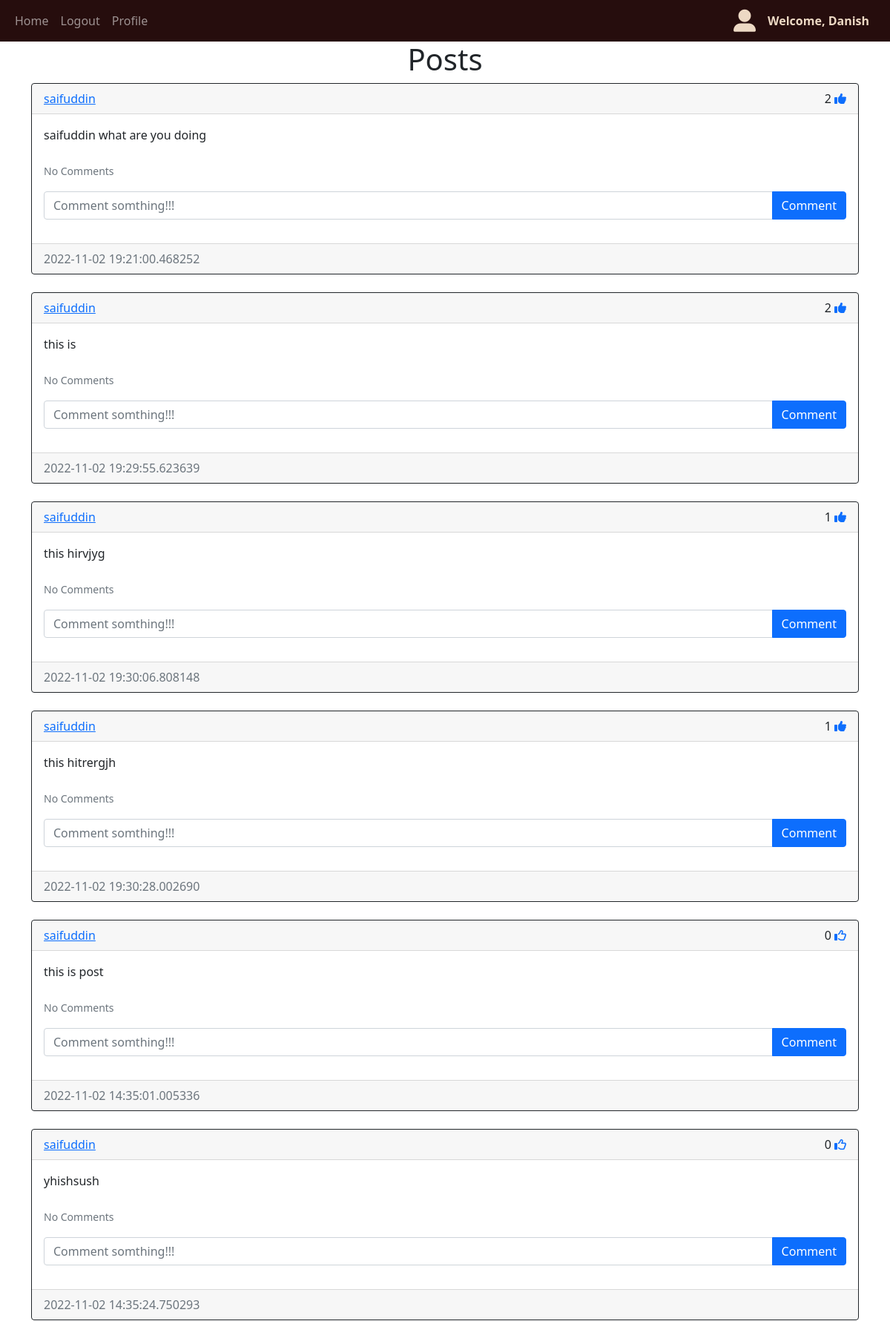
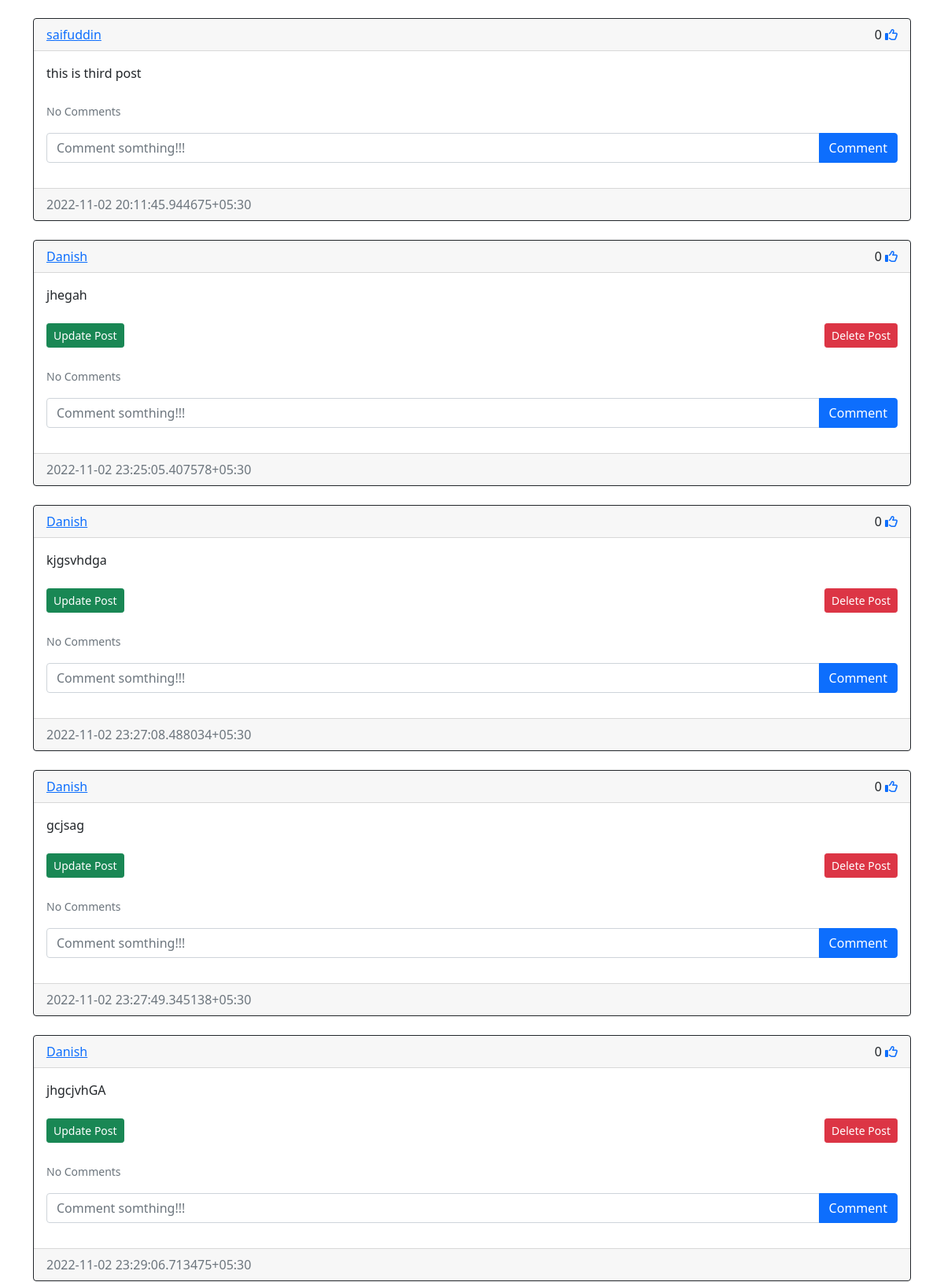
The app's page / (signed in, upper part) with its own data (2 pictures, top to bottom).
### Blog_app/models.py (models this page shows)
class User(db.Model,UserMixin):
    id = db.Column(db.Integer,primary_key =True , autoincrement=True)
    email = db.Column(db.String(120),unique = True)
    username = db.Column(db.String(120),unique = True)
    password = db.Column(db.String(120),unique = True)
    contact = db.Column(db.String(15),unique = True)
    data_created =db.Column(db.String(20))
    posts = db.relationship('Post',backref ='user',passive_deletes = True)
    comments = db.relationship('Comment',backref ='user',passive_deletes = True)
    likes = db.relationship('Like',backref ='user',passive_deletes = True)

class Post(db.Model):
    id = db.Column(db.Integer, primary_key=True, autoincrement=True)
    text = db.Column(db.Text, nullable=False)
    date_created = db.Column(db.String(20))
    author = db.Column(db.Integer, db.ForeignKey(
        'user.id', ondelete="CASCADE"), nullable=False)
    comments = db.relationship('Comment',backref ='post',passive_deletes = True)
    likes = db.relationship('Like',backref ='post',passive_deletes = True)

### Blog_app/show.py (the view)
@show.route("/")
@login_required
def index():
    posts = Post.query.all()
    return render_template('index.html', user = current_user, posts = posts)

### Blog_app/__init__.py (called while the page is built)
def create_app():
    app = Flask(__name__)
    app.config['SECRET_KEY'] = "@hello123"
    app.config['SQLALCHEMY_DATABASE_URI'] = f'sqlite:///{DATABASE}'
    db.init_app(app)
    from .show import show
    from .validation import validation
    app.register_blueprint(show, url_prefix = "/")
    app.register_blueprint(validation, url_prefix = "/")
    from . models import User,Post,Comment,Like
    create_database(app)
    login_manager = LoginManager()
    login_manager.login_view = "validation.login"
    login_manager.init_app(app)
    @login_manager.user_loader
    def load_user(id):
        return User.query.get(int(id))
    return app

### Blog_app/templates/index.html (shortened to what this page needs)
{% extends "post_div.html" %}

### Blog_app/templates/post_div.html (shortened to what this page needs)
{% extends "base.html" %}
{% block contant %}
<h1 align="center">{% block header %}Posts{% endblock %}</h1>
<div id="posts">
  {% for post in posts %}
  <div class="card border-dark ">
    <div class="card-header d-flex justify-content-between align-item-center">
      <a href="/posts/{{post.user.username}}">{{post.user.username}}</a>
      <div>
        {{post.likes|length}}
        {% if user.id in post.likes|map(attribute="author")|list %}
        <a href="/like-post/{{post.id}}"><i class="fas fa-thumbs-up"></i></a>
        {% else %}
        <a href="/like-post/{{post.id}}"><i class="far fa-thumbs-up"></i></a>
        {% endif %}
      </div>
    </div>
    <div class="card-body">
      <div class="card-text ">{{post.text}}</div>
      <br />
      {% if user.id == post.author %}
      <div class = "row mb-4" >
        <div class="col-md-10">
          <a data-bs-toggle="collapse" href="#abcd" class="btn btn-success btn-sm">Update Post</a>
        </div>
      <div class="col-md-2" align = "right">
      <a href="/delete-post/{{post.id}}" class=" btn btn-danger btn-sm">Delete Post</a>
    </div>
    </div>
      {% endif %}
      <p class="card-text">
        {% if post.comments|length > 0 %}
        <a data-bs-toggle="collapse" href="#comments-{{post.id}}" role="button">
          <small>View {{post.comments|length}} Comments</small>
        </a>
        {% else %}
        <small class="text-muted">No Comments</small>
        {% endif %}
      </p>
      <form class="input-group mb-3" method="POST" action="/create-comment/{{post.id}}">
        <input type="text" name="text" class="form-control" placeholder="Comment somthing!!!" />
        <button type="submit" class="btn btn-primary">Comment</button>
      </form>
    </div>
    <div class="card-footer text-muted">{{post.date_created}}</div>
  </div>
  <br />
  {% endfor %}
</div>
{% endblock %}

### Blog_app/templates/base.html (shortened to what this page needs)
<!DOCTYPE html>
<html lang="en">
<head>
    <link href="https://cdn.jsdelivr.net/npm/bootstrap@5.0.2/dist/css/bootstrap.min.css"
     rel="stylesheet"
     />
</head>
<body>
    <nav class="navbar navbar-expand-lg navbar-dark bgColor2 textColor navbar-fixed-top">
        <div class="container-fluid">
            <div class="collapse navbar-collapse" id="navbar">
              <div class="navbar-nav">
                <a class="nav-item nav-link" href="/">Home</a>
                {% if user.is_authenticated %}
                <a class="nav-item nav-link" href="/logout">Logout</a>
                <a class=" nav-link" href="/user-profile">Profile</a>
                {% else %}
                <a class="nav-item nav-link" href="/login">Login</a>
                <a class="nav-item nav-link" href="/signup">Sign Up</a>
                {% endif  %}
              </div>
            </div>
            {% if user.is_authenticated %}
            <i class='fas fa-user-alt' style='font-size:30px ;color:#edd9c4'></i>
              <a class=" nav-item nav-link tColor saif " href="/user-profile" ><b>  Welcome, {{user.username}}</b></a>
              {% endif  %}
          </div>
        </nav>
    <div class = "container">{% block contant %}{% endblock %}</div>
</body>
</html>

### Blog_app/templates/base.html (style rules this page uses)
.tColor { color: #edd9c4; }
.bgColor2 { background-color: #260d0d; }
.textColor { color: #260d0d; }

### records on screen
User: username "Danish"
Post: user.username "saifuddin", likes|length "2", text "saifuddin what are you doing", date_created "2022-11-02 19:21:00.468252"
Post: user.username "saifuddin", likes|length "2", text "this is", date_created "2022-11-02 19:29:55.623639"
Post: user.username "saifuddin", likes|length "1", text "this hirvjyg", date_created "2022-11-02 19:30:06.808148"
Post: user.username "saifuddin", likes|length "1", text "this hitrergjh", date_created "2022-11-02 19:30:28.002690"
Post: user.username "saifuddin", likes|length "0", text "this is post", date_created "2022-11-02 14:35:01.005336"
Post: user.username "saifuddin", likes|length "0", text "yhishsush", date_created "2022-11-02 14:35:24.750293"
Post: user.username "saifuddin", likes|length "0", text "this is third post", date_created "2022-11-02 20:11:45.944675+05:30"
Post: user.username "Danish", likes|length "0", text "jhegah", date_created "2022-11-02 23:25:05.407578+05:30"
Post: user.username "Danish", likes|length "0", text "kjgsvhdga", date_created "2022-11-02 23:27:08.488034+05:30"
Post: user.username "Danish", likes|length "0", text "gcjsag", date_created "2022-11-02 23:27:49.345138+05:30"
Post: user.username "Danish", likes|length "0", text "jhgcjvhGA", date_created "2022-11-02 23:29:06.713475+05:30"
